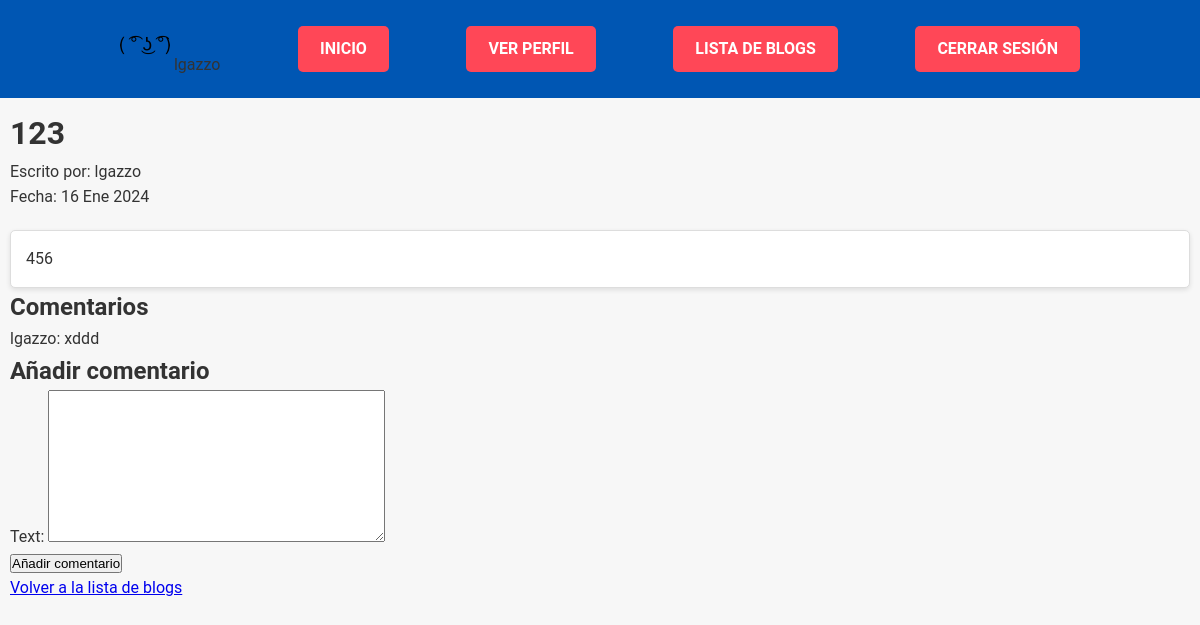
The app's page /pages/17/ (signed in), older data.
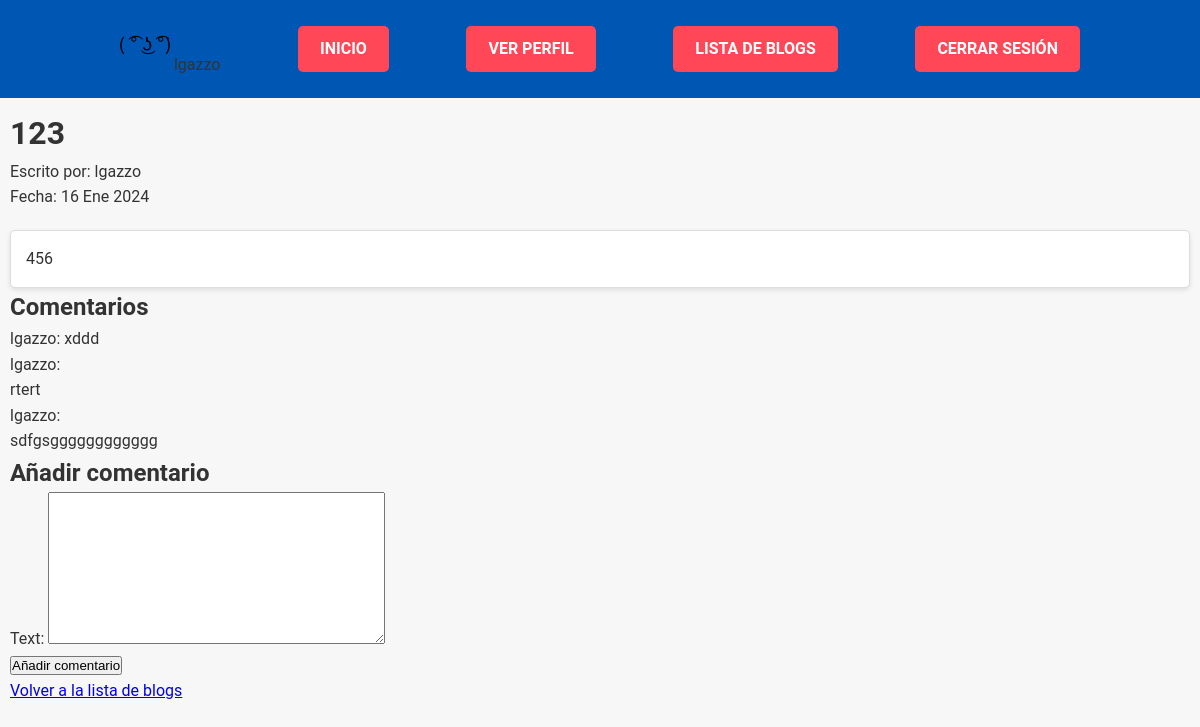
The same page, newer data.
### blog/models.py (models this page shows)
class Comment(models.Model):
    blog = models.ForeignKey(Blog, on_delete=models.CASCADE, related_name='comments')
    author = models.ForeignKey(settings.AUTH_USER_MODEL, on_delete=models.CASCADE)
    text = models.TextField()
    created_date = models.DateTimeField(auto_now_add=True)
    text = RichTextField()

### accounts/models.py (models this page shows)
class CustomUser(AbstractUser):
    profile_image = models.ImageField(upload_to='profile_images/', blank=True, null=True)
    description = models.TextField(blank=True, null=True)
    website = models.URLField(blank=True, null=True)

### blog/views.py (the view)
# urls.py: path('<int:pk>/', views.blog_detail, name='blog_detail'),
@login_required
def blog_detail(request, pk):
    blog = get_object_or_404(Blog, pk=pk)
    if request.method == "POST":
        form = CommentForm(request.POST)
        if form.is_valid():
            comment = form.save(commit=False)
            comment.blog = blog
            comment.author = request.user
            comment.save()
            return redirect('blog_detail', pk=blog.pk)
    else:
        form = CommentForm()
    return render(request, 'blog/blog_detail.html', {'blog': blog, 'form': form})

### blog/forms.py
class CommentForm(forms.ModelForm):
    class Meta:
        model = Comment
        fields = ['text']

### blog/templates/blog/blog_detail.html (shortened to what this page needs)
{% load static %}
<!DOCTYPE html>
<html>
<head>
    <link rel="stylesheet" href="{% static 'css/style.css' %}">
</head>
<body>
    <header>
        <div class="container">
            {% if user.is_authenticated %}
                <span class="user-info">
                {% if user.profile_image %}
                    <img src="{{ user.profile_image.url }}" alt="Avatar" class="user-avatar">
                {% else %}
                    <img src="{% static '/avatars/default-avatar.png' %}" alt="Avatar" class="user-avatar">
                {% endif %}
                {{ user.username }}
                </span>
                <a href="{% url 'landing' %}" class="header-button">Inicio</a>
                <a href="{% url 'profile' %}" class="header-button">Ver Perfil</a>
                <a href="{% url 'blog_list' %}" class="header-button">Lista de Blogs</a>
                <a href="{% url 'logout' %}" class="header-button">Cerrar Sesión</a>
            {% else %}
                <a href="{% url 'login' %}" class="header-button">Iniciar Sesión</a>
                <a href="{% url 'signup' %}" class="header-button">Registrarse</a>
            {% endif %}
        </div>
    </header>
    <div class="contenido">
        <div class="blog-detail-container">
            <h1>{{ blog.title }}</h1>
            <div class="blog-meta">
                <span class="author">Escrito por: {{ blog.author.username }}</span>
                <br>
                <span class="date">Fecha: {{ blog.date|date:"d M Y" }}</span>
            </div>
            <div class="blog-content">{{ blog.body|safe }}</div>
        </div>
        <h2>Comentarios</h2>
        {% for comment in blog.comments.all %}
            <p>{{ comment.author.username }}: {{ comment.text | safe }}</p>
        {% endfor %}
        {% if user.is_authenticated %}
        <h2>Añadir comentario</h2>
        <form method="post">
            {{ form.as_p }}
            <input type="submit" value="Añadir comentario">
        </form>
        {% else %}
        <p>Necesitas estar logueado para comentar. <a href="{% url 'login' %}">Iniciar sesión</a></p>
        {% endif %}
        <a href="{% url 'blog_list' %}">Volver a la lista de blogs</a>
    </div>
</body>
</html>

Row changes from the older to the newer data that the page shows:
added Comment: author.username "lgazzo", text "rtert"
added Comment: author.username "lgazzo", text "sdfgsgggggggggggg"
